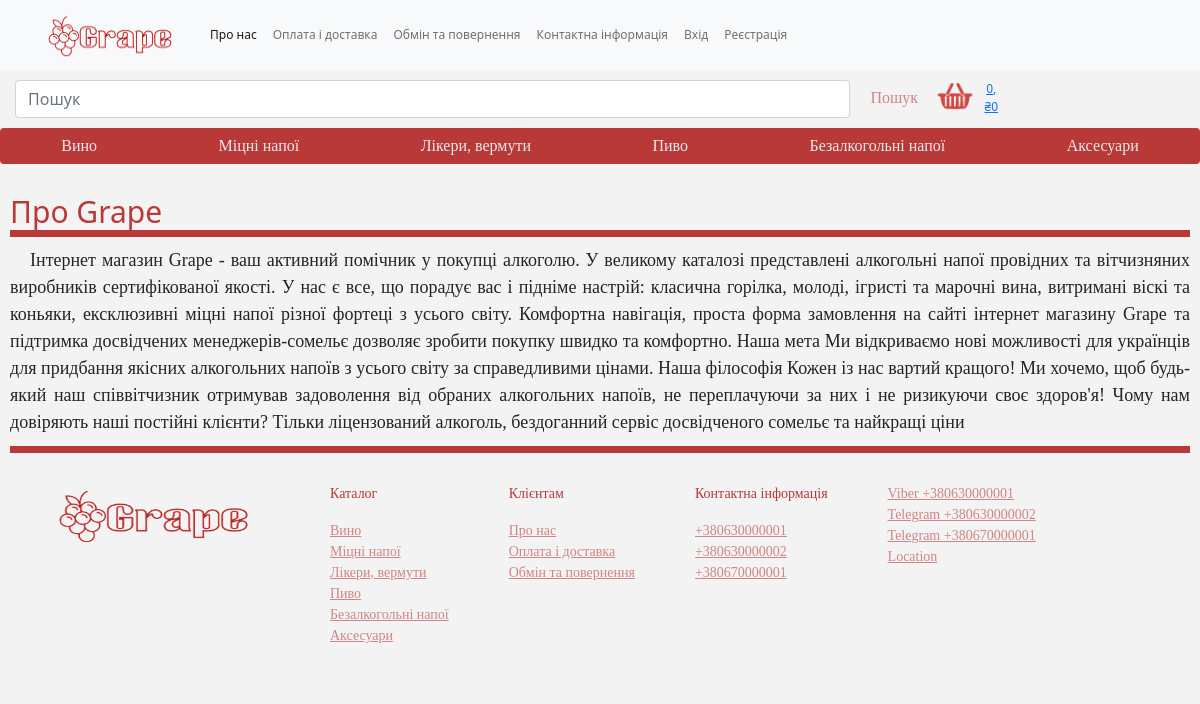
Page /conditions/about/ on the committed database.
### main_page/models.py (models this page shows, shortened)
class Category_good(models.Model):
    name = models.CharField(max_length=50, unique=True)
    is_visible = models.BooleanField(default=True)
    position = models.SmallIntegerField(unique=True)
    class Meta:
        ordering = ('position',)
    def get_absolute_url(self):
        return reverse("main_page:menu", args=[self.id])

class Phone(models.Model):
    phone_val = RegexValidator(regex=r'^\+?3?8?0\d{2}[- ]?(\d[- ]?){7}$', message='Не вірний формат номера')
    phone = models.CharField(max_length=16, validators=[phone_val])
    is_visible = models.BooleanField(default=True)
    is_viber = models.BooleanField(default=False)
    is_telegram = models.BooleanField(default=False)
    def __str__(self):
        return f'{self.phone}'

class Address(models.Model):
    address = models.CharField(max_length=250)
    is_visible = models.BooleanField(default=True)

### conditions/models.py (models this page shows)
class About(models.Model):
    about = models.TextField(max_length=1000)
    is_visible = models.BooleanField(default=True)

### conditions/views.py (the view)
# urls.py: path('about/', views.about, name='about'),
def about(request):
    about = About.objects.filter(is_visible=True)
    return render(request, 'about.html', context={'about': about})

### cart/cart.py (called while the page is built)
    def get_total_price(self):
        return sum(Decimal(item['price']) * item['quantity'] for item in self.cart.values())

    def __len__(self):
        return sum(item['quantity'] for item in self.cart.values())

### cart/context_processor.py (called while the page is built)
def cart(request):
    return {'cart': Cart(request)}

### main_page/context_processor.py (called while the page is built)
def getting_category(request):
    category = Category_good.objects.filter(is_visible=True)
    return {'category': category, }

def getting_number(request):
    phone = Phone.objects.filter(is_visible=True)
    return {'phone': phone, }

def getting_mail(request):
    mails = Email_adress.objects.filter(is_visible=True)
    return {'mails': mails, }

def getting_address(request):
    location = Address.objects.filter(is_visible=True)
    return {'location': location, }

### conditions/templates/about.html
{% extends 'project.html' %}
{% block content %}
    <section>
        <div class="context">
            <h2>Про Grape</h2>
    <section>
        <div class="context">
            {% for item in about %}
                <p> {{ item.about }}</p>
            {% endfor %}
        </div>
    </section>
        </div>
    </section>
{% endblock %}

### templates/project.html (shortened to what this page needs)
{% load static %}
<!DOCTYPE html>
<html lang="ukr">
    <head>
        <link href="https://cdn.jsdelivr.net/npm/bootstrap@5.0.2/dist/css/bootstrap.min.css" rel="stylesheet">
        <link rel="stylesheet" href="{% static "assets/css/style.css" %}">
    </head>
    <body>
      <section>
        <nav class="navbar navbar-expand-lg navbar-light bg-light">
            <div class="container-fluid">
              <a class="navbar-brand" href="{% url 'main_page:main' %}"><img src="{% static "assets/img/Grape-depositphotos-bgremover.png" %}" class="grape"></a>
              <div class="collapse navbar-collapse" id="navbarNavAltMarkup">
                <div class="navbar-nav">
                <ul class="navbar-nav">
                <li class="nav-item">
                  <a class="nav-link active" aria-current="page" href="{% url 'conditions:about' %}">Про нас</a>
                </li>
                <li class="nav-item">
                  <a class="nav-link" href="{% url 'conditions:delivery' %}">Оплата і доставка</a>
                </li>
                <li class="nav-item">
                  <a class="nav-link" href="{% url 'conditions:swap' %}">Обмін та повернення</a>
                </li>
                <li class="nav-item">
                  <a class="nav-link" href="#contact">Контактна інформація</a>
                </li>
                    <div class="navbar-nav" >
                        {% if not user.is_active %}
                            <li class="nav-item">
                          <a class="nav-link" href="{% url "account:login" %}">Вхід</a>
                            </li>
                        <li class="nav-item">
                          <a class="nav-link" href="{% url "account:registration" %}">Реєстрація</a>
                            </li>
                        {% else %}
                        <li class="nav-item">
                            <a class="nav-link" href="{% url "account:logout" %}">Вихід</a>
                            </li>
                        {% endif %}
                    </ul>
                    </div>
                </div>
              </div>
          </nav>
        </section>
{% block bare_content %}
      <section>
        <div class="container-fluid1">
            <form class="col-lg-10 d-flex" action="{% url "main_page:search_results" %}" method="get">
                <input class="form-control me-2" name="q" type="search" placeholder="Пошук" aria-label="search">
                <button class="btn btn-outline-success" type="submit">Пошук</button>
            {% with quantity=cart|length %}
                 {% if cart|length >= 0 %}
                 <a href="{% url "cart:cart" %}"> <img src="{% static "assets/img/cart-transformed.png" %}" width="50px" height="30px"
                     alt=""></a>
                <a href="{% url "cart:cart" %}" type="submit">
                    {{ quantity }}, ₴{{ cart.get_total_price }}</a>
                     {% endif %}
                    {% endwith %}
            </form>
        </div>
      </section>
      <section>
        <div class="btn-group">
            {% for cat in category %}
                <a href="{{ cat.get_absolute_url }}" class="btn btn-primary" type="submit">{{ cat.name }}</a>
            {% endfor %}
          </div>
        </section>
{% block content %}
{% endblock %}
{% endblock %}
    <section id="contact">
      <div class="cards">
        <div class="">
            <img src="{% static "assets/img/Grape-depositphotos-bgremover.png" %}" alt="">
        </div>
        <div class="card">
            <p class="">Каталог</p>
            {% for cat in category %}
                <a href="#" class="" type="submit">{{ cat.name }}</a>
            {% endfor %}
        </div>
        <div class="card">
          <p class="" >Клієнтам</p>
          <a href="{% url 'conditions:about' %}" class="" type="submit">Про нас</a>
          <a href="{% url 'conditions:delivery' %}" class="" type="submit">Оплата і доставка</a>
          <a href="{% url 'conditions:swap' %}" class="" type="submit">Обмін та повернення</a>
        </div>
        <div class="card">
          <p class="" >Контактна інформація</p>
            {% for number in phone %}
                <a href="" class="" type="submit">{{ number.phone }}</a>
            {% endfor %}
        </div>
        <div class="card">
            {% for number in phone %}
                {% if number.is_viber %}
                    <a href="viber://chat?number={{ number }}" class="viber" type="submit">Viber {{ number }}</a>
                {% endif %}
                {% if number.is_telegram %}
                    <a href="https://t.me/{{ number }}" class="" type="submit">Telegram {{ number }}</a>
                {% endif %}
            {% endfor %}
            {% for loc in location %}
                <a href="#" class="" type="submit">{{ loc.address }}</a>
            {% endfor %}
        </div>
    </div>
    </section>
    </body>
</html>

### static/assets/css/style.css (style rules this page uses)
body { background-color: rgb(243, 243, 243); }
.container-fluid a img { width: 150px; height: 50px; }
.navbar { padding: 0; }
.navbar ul { margin: 0; padding: 0; display: flex; list-style: none; align-items: center; }
.navbar li { position: relative; }
.navbar a, .navbar a:focus { display: flex; align-items: center; justify-content: space-between; padding: 10px 0 10px 24px; font-size: 12px; font-weight: 500; color: rgb(14, 1, 1); white-space: nowrap; transition: 0.3s; }
.navbar a:hover, .navbar .active, .navbar .active:focus, .navbar li:hover>a { color: #e90606; }
.container-fluid1 { align-items: center; justify-content: space-between; padding: 10px 0 10px 15px; font-size: 12px; font-weight: 500; text-align: center; }
.d-flex button { display: flex; font-weight: 500; color: rgba(185, 56, 56, 0.589); white-space: nowrap; text-align: center; font-family: cyrillic; box-shadow: #000000; border: rgba(185, 56, 56, 0.589); }
.btn-group { display: flex; font-size: 12px; font-weight: 500; color: rgb(0, 0, 0); white-space: nowrap; text-align: center; font-family: cyrillic; box-shadow: #000000; padding-bottom: 20px; }
.btn-primary { color: rgb(236, 234, 234); background: rgb(185, 56, 56); border: rgb(63, 7, 7); }
.cards { display: flex; border-top: 7px solid rgb(185, 56, 56); margin: 10px; text-align: left; font-size: 14px; color: rgba(185, 56, 56, 0.589); font-family: cyrillic; }
.cards .card { padding: 20px; }
.cards img { width: 250px; height: 84px; margin: 20px; padding: 10px; align-items:center; justify-content: center; }
.card { margin: 10px; background: local; border: rgb(243, 243, 243);; color: rgb(185, 56, 56); }
.cards .card a { color: rgba(185, 56, 56, 0.589); }
.context h2 { margin: 10px; font-size: 30px; border-bottom: 7px solid rgb(185, 56, 56); color: rgb(185, 56, 56); }
.context p { margin: 10px; font-size: 18px; text-align: justify; font-family: cyrillic; text-indent: 20px; }

### rows in the picture
Category_good: name "Вино"
Category_good: name "Міцні напої"
Category_good: name "Лікери, вермути"
Category_good: name "Пиво"
Category_good: name "Безалкогольні напої"
Category_good: name "Аксесуари"
About: about "Інтернет магазин Grape - ваш активний помічник у покупці алкоголю. У великому каталозі представлені алкогольні напої провідних та вітчизняних виробників сертифікованої якості. У нас є все, що порадує вас і підніме настрій: класична горілка, молоді, ігристі та марочні вина, витримані віскі та коньяки, ексклюзивні міцні напої різної фортеці з усього світу. Комфортна навігація, проста форма замовлення на сайті інтернет магазину Grape та підтримка досвідчених менеджерів-сомельє дозволяє зробити покупку швидко та комфортно. Наша мета Ми відкриваємо нові можливості для українців для придбання якісних алкогольних напоїв з усього світу за справедливими цінами. Наша філософія Кожен із нас вартий…"
Phone: phone "+380630000001"
Phone: phone "+380630000002"
Phone: phone "+380670000001"
Address: address "Location"

### other values in the picture
{{ quantity }} "0"
{{ cart.get_total_price }} "0"
